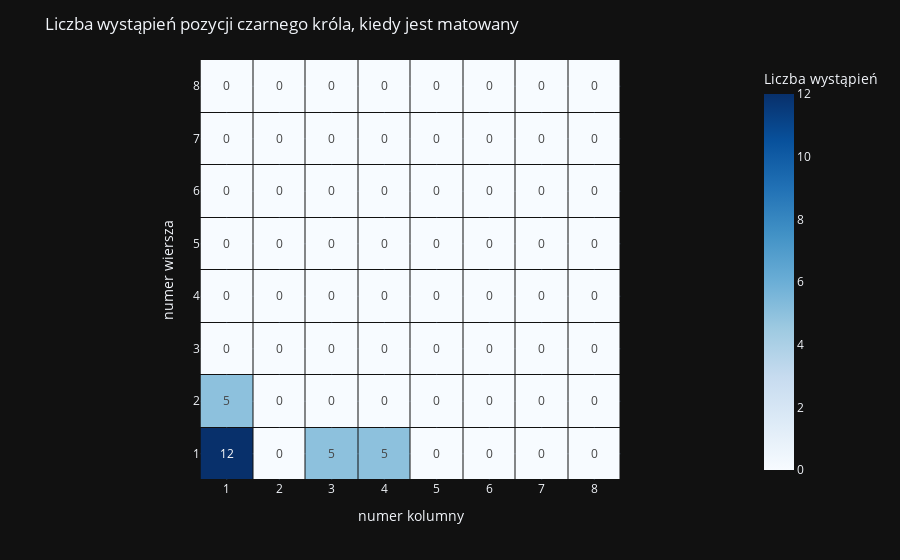

Source (notebook cell):
### Code cell
draw_heatmap(df_mat_heatmap, 'Liczba wystąpień pozycji czarnego króla, kiedy jest matowany', 'Blues').show()

### Figure 1 — Plotly figure (JSON) as saved in the notebook; plotly's stock layout.template omitted (floating-point values rounded to 4 significant figures)
{"data": [{"coloraxis": "coloraxis", "name": "0", "texttemplate": "%{z}", "x": [1, 2, 3, 4, 5, 6, 7, 8], "y": [1, 2, 3, 4, 5, 6, 7, 8], "z": [[12, 0, 5, 5, 0, 0, 0, 0], [5, 0, 0, 0, 0, 0, 0, 0], [0, 0, 0, 0, 0, 0, 0, 0], [0, 0, 0, 0, 0, 0, 0, 0], [0, 0, 0, 0, 0, 0, 0, 0], [0, 0, 0, 0, 0, 0, 0, 0], [0, 0, 0, 0, 0, 0, 0, 0], [0, 0, 0, 0, 0, 0, 0, 0]], "type": "heatmap", "xaxis": "x", "yaxis": "y", "hovertemplate": "black-king-file-numerous: %{x}<br>black-king-rank: %{y}<br>color: %{z}<extra></extra>", "xgap": 1, "ygap": 1}], "layout": {"xaxis": {"anchor": "y", "domain": [0.0, 1.0], "scaleanchor": "y", "constrain": "domain", "title": {"text": "numer kolumny"}, "dtick": 1}, "yaxis": {"anchor": "x", "domain": [0.0, 1.0], "autorange": true, "constrain": "domain", "title": {"text": "numer wiersza"}, "dtick": 1}, "coloraxis": {"colorscale": [[0.0, "rgb(247,251,255)"], [0.125, "rgb(222,235,247)"], [0.25, "rgb(198,219,239)"], [0.375, "rgb(158,202,225)"], [0.5, "rgb(107,174,214)"], [0.625, "rgb(66,146,198)"], [0.75, "rgb(33,113,181)"], [0.875, "rgb(8,81,156)"], [1.0, "rgb(8,48,107)"]], "colorbar": {"title": {"text": "Liczba wystąpień"}}}, "margin": {"t": 60}, "title": {"text": "Liczba wystąpień pozycji czarnego króla, kiedy jest matowany"}}}
